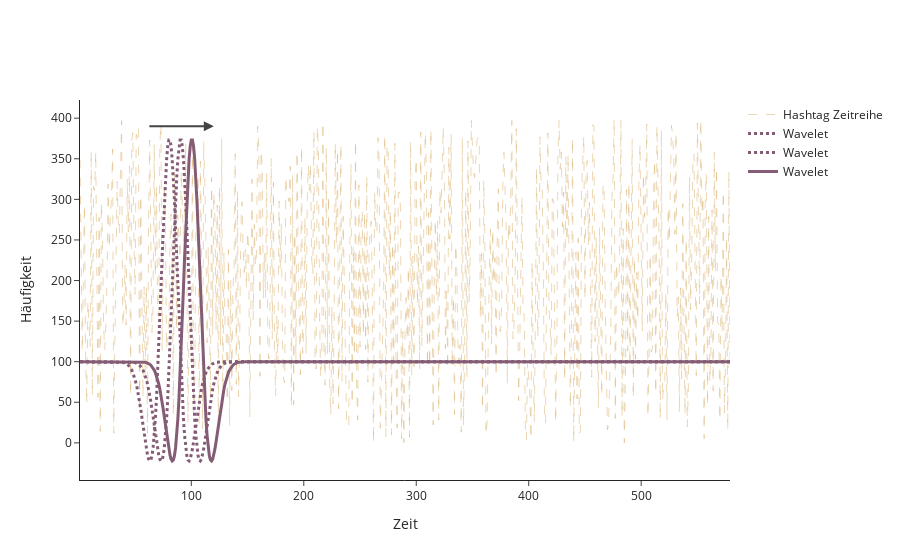

Here is the notebook cell this chart was saved with:
### Code cell
fig = go.Figure()
# Create and style traces

fig.add_trace(go.Scatter(x=np.arange(1, len(df_loc)), y=df_loc['d'], name='Hashtag Zeitreihe',
                         line = dict(color='rgb(217, 175, 107)', width=0.5, dash='dash')))

fig.add_trace(go.Scatter(x=np.arange(1, len(df_loc)), y=df_loc['c'], name='Wavelet',
                         line=dict(color='rgb(133, 92, 117)', width=3,
                                  dash='dot')))
fig.add_trace(go.Scatter(x=np.arange(1, len(df_loc)), y=df_loc['b'], name='Wavelet',
                         line=dict(color='rgb(133, 92, 117)', width=3,
                                  dash='dot')))
fig.add_trace(go.Scatter(x=np.arange(1, len(df_loc)), y=df_loc['a'], name='Wavelet',
                         line=dict(color='rgb(133, 92, 117)', width=3)))

fig.add_annotation(x=120,
                   y=390,
                   ax=60,
                   ay=390,
                   xref='x',
                   yref='y',
                   axref='x',
                   ayref='y',
                   #text='Wavelet wird verschoben',
                   showarrow=True,
                   arrowhead=2,
                   arrowsize=1,
                   arrowwidth=2
                  )

# Edit the layout
fig.update_layout(xaxis_title='Zeit',
                  yaxis_title='Häufigkeit', template='simple_white')

fig.show()

### Figure 1 — Plotly figure (JSON) as saved in the notebook; plotly's stock layout.template omitted (floating-point values rounded to 4 significant figures; data arrays with more than 128 entries replaced by an {"elided": "..."} marker saying what was removed)
{"data": [{"line": {"color": "rgb(217, 175, 107)", "dash": "dash", "width": 0.5}, "name": "Hashtag Zeitreihe", "type": "scatter", "x": {"elided": "579 int values"}, "y": {"elided": "580 int values"}}, {"line": {"color": "rgb(133, 92, 117)", "dash": "dot", "width": 3}, "name": "Wavelet", "type": "scatter", "x": {"elided": "579 int values"}, "y": {"elided": "580 float values"}}, {"line": {"color": "rgb(133, 92, 117)", "dash": "dot", "width": 3}, "name": "Wavelet", "type": "scatter", "x": {"elided": "579 int values"}, "y": {"elided": "580 float values"}}, {"line": {"color": "rgb(133, 92, 117)", "width": 3}, "name": "Wavelet", "type": "scatter", "x": {"elided": "579 int values"}, "y": {"elided": "580 float values"}}], "layout": {"annotations": [{"arrowhead": 2, "arrowsize": 1, "arrowwidth": 2, "ax": 60, "axref": "x", "ay": 390, "ayref": "y", "showarrow": true, "x": 120, "xref": "x", "y": 390, "yref": "y"}], "xaxis": {"title": {"text": "Zeit"}}, "yaxis": {"title": {"text": "Häufigkeit"}}}}
